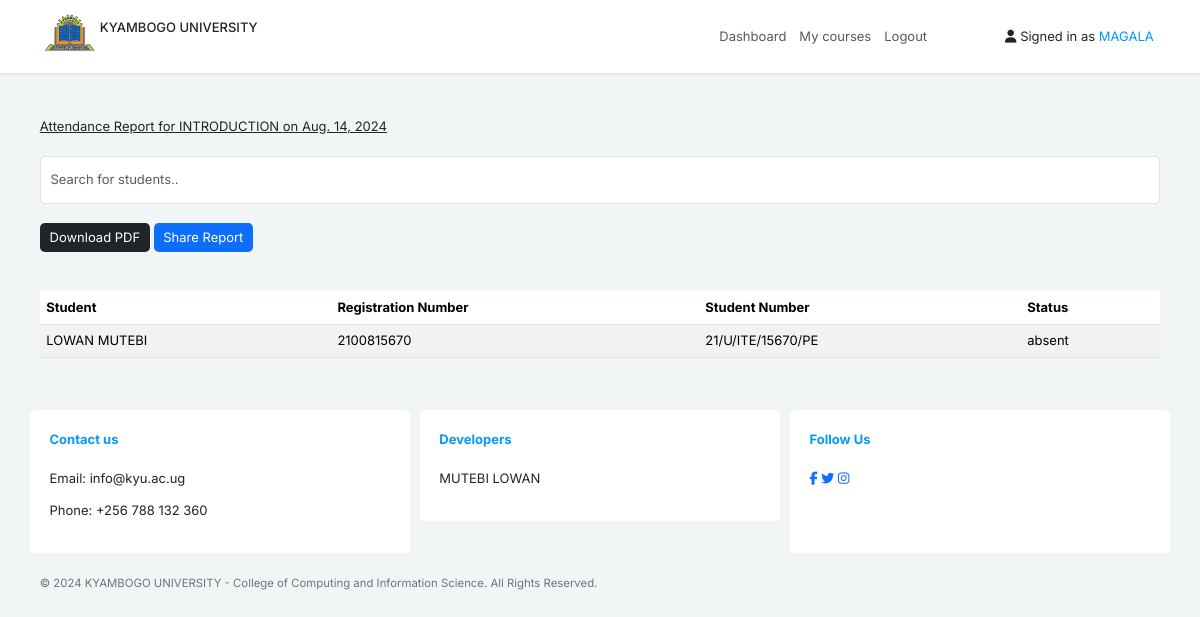
Screenshot of /lecturer/generate_attendance_report/1/ (signed in) with the database file from the repository.
### users/models.py (models this page shows, shortened)
class customUser(AbstractUser):
    is_student = models.BooleanField(default=False)
    is_lecturer = models.BooleanField(default=False)
    regNo = models.CharField(max_length=15)
    sNo = models.CharField(max_length=20, blank=True, null=True)
    sFirstName = models.CharField(max_length=50, blank=True, null=True)
    sLastName = models.CharField(max_length=50, blank=True, null=True)
    sMiddleName = models.CharField(max_length=50, blank=True, null=True)
    faculty_name = models.CharField(max_length=100, blank=True, null=True)
    course = models.CharField(max_length=100, choices=COURSE_CHOICES, default='BIST')
    Staff_ID = models.CharField(max_length=15)

### lecturer/models.py (models this page shows, shortened)
class Lecture(models.Model):
    course_unit = models.ForeignKey(CourseUnit, on_delete=models.CASCADE)
    title = models.CharField(max_length=100)
    date = models.DateField()
    start_time = models.TimeField(default=datetime.time(9, 0))  # Default time set to 9:00 AM
    duration = models.DurationField(default=datetime.timedelta(hours=2))  # Default duration set to 1 hour
    latitude = models.FloatField(default=0.3324)
    longitude = models.FloatField(default=32.5705)

### lecturer/views.py (the view)
# urls.py: path('generate_attendance_report/<int:lecture_id>/', views.generate_attendance_report, name='generate_attendance_report'),
@login_required
def generate_attendance_report(request, lecture_id):
    if request.user.is_lecturer:
        lecture = get_object_or_404(Lecture, id=lecture_id, course_unit__lecturer=request.user)
        course_unit = lecture.course_unit
        enrolled_students = Enrollment.objects.filter(course_unit=course_unit).values_list('student', flat=True)
        students = User.objects.filter(id__in=enrolled_students)
        attendance_records = Attendance.objects.filter(lecture=lecture)
        report = []
        for student in students:
            full_name = " ".join(filter(None, [student.sFirstName, student.sLastName]))
            attendance_record = attendance_records.filter(student=student).first()
            if attendance_record:
                status = attendance_record.status
            else:
                status = 'absent'
            print(report)
            report.append({
                'full_name': full_name,
                'regNo': student.regNo,
                'sNo': student.sNo,
                'status': status
            })
        return render(request, 'generate_attendance_report.html', {
            'lecture': lecture,
            'report': report
        })
    else:
        return redirect('users:lecturer_dashboard')

### users/templates/generate_attendance_report.html (shortened to what this page needs)
{% extends 'navbar.html' %}
{% load static %}
{% load crispy_forms_tags %}
    {% block content %}
    <div class="container mt-10" >
        <u>Attendance Report for {{ lecture.title }} on {{ lecture.date }}</u>
        <br><br>
        <input type="text" id="searchInput" class="form-control py-3" placeholder="Search for students.." onkeyup="searchFunction()">
        <div>
            <a href= '../../generate_attendance_report_pdf/{{lecture.id}}' class="btn btn-dark border-none my-4">Download PDF</a>
            <a href='../../../users/share_report/{{lecture.id}}' class="btn btn-primary border-none my-4">Share Report</a>
        </div>
        <br/>
        {% if report.count == 0 %}
        <p class="my-3">No records found</p>
        {% else %}
        <table class="table table-striped" id="attendanceTable">
            <thead>
                <tr>
                    <th>Student</th>
                    <th>Registration Number</th>
                    <th>Student Number</th>
                    <th>Status</th>
                </tr>
            </thead>
            <tbody>
                {% for record in report %}
                <tr>
                    <td>{{ record.full_name }}</td>
                    <td>{{ record.regNo }}</td>
                    <td>{{ record.sNo }}</td>
                    <td>{{ record.status }}</td>
                </tr>
                {% endfor %}
            </tbody>
        </table>
        {% endif %}
    </div>
    {% endblock content %}

### users/templates/navbar.html (shortened to what this page needs)
{% load static %}
<!DOCTYPE html>
<html lang="en">
<head>
    <link rel="stylesheet" href="{% static 'css/bootstrap.min.css'%}">
    <link rel="stylesheet" href="{% static 'css/styles.css'%}">
</head>
<body class="bg-pale">
<nav class="navbar py-2 bg-white shadow-sm fixed-top navbar-expand-lg navbar-light bg-light">
    <div class="container">
        <ul class="navbar-nav me-auto mb-2 mb-lg-0">
            <img src="{% static 'images/maklogo.png'%}" width="60px" height="60px" alt="">
            <h6 class="my-3 text-center">KYAMBOGO UNIVERSITY</h6>
        </ul>
        <div class="collapse navbar-collapse" id="navbarNav">
            <ul class="navbar-nav ms-auto">
                <li class="nav-item">
                    {% if user.is_lecturer %}
                    <a class="nav-link" href="{% url 'users:lecturer_dashboard' %}">Dashboard</a>
                    {% elif user.is_student %}
                    <a class="nav-link" href="{% url 'users:student_dashboard' %}">Dashboard</a>
                    {% endif %}
                </li>
                <li class="nav-item">
                    <a href="{% url 'Qrcode:select_course_unit' %}" class="nav-link">My courses</a>
                </li>
                <li class="nav-item">
                    <a class="nav-link" href="{% url 'users:logout' %}">Logout</a>
                </li>
                <li class="nav-item " style="margin-left: 5rem;">
                    <a class="nav-link text-dark" href="#"><i class="fas fa-user"></i>
                        Signed in as
                        <span style="color: rgb(5, 152, 251);">
                            {% if user.is_student %}
                            {{ user.sFirstName }}
                            {% else %}
                            {{user.username}}
                            {% endif %}
                        </span></a>
                </li>
            </ul>
        </div>
    </div>
</nav>
{% block content %}
{% endblock content %}
<footer class="">
    <div class="container  my-3 rounded py-5">
        <div class="row">
            <div class="col-md-4 bg-white rounded p-4">
                <b style="color: rgb(5, 152, 251);">Contact us</b>
                <br><br>
                <p>Email: info@kyu.ac.ug</p>
                <p>Phone: +256 788 132 360</p>
            </div>
            <div class="col-md-4 ">
                <div class="bg-white rounded p-4">
                    <b style="color: rgb(5, 152, 251);">Developers</b>
                    <br><br>
                    <ul class="list-unstyled">
                        <li class="mb-2">MUTEBI LOWAN</li>
                    </ul>
                </div>
            </div>
            <div class="col-md-4 bg-white rounded p-4">
                <b style="color: rgb(5, 152, 251);">Follow Us</b>
                <br><br>
                <div class="social-icons">
                    <a href="#"><i class="fab fa-facebook-f"></i></a>
                    <a href="#"><i class="fab fa-twitter"></i></a>
                    <a href="#"><i class="fab fa-instagram"></i></a>
                </div>
            </div>
        </div>
        <br/>
        <small class="text-secondary text-center">&copy; 2024 KYAMBOGO UNIVERSITY - College of Computing and Information Science. All Rights Reserved.</small>
    </div>
</footer>
</body>
</html>

### static/css/styles.css (style rules this page uses)
:root { --dark: #1D1A2F; --pale: #F2F5F6; --green: #1FCF6B; --white: white; }
* { font-size: 13px; font-family: "Inter"; }
.bg-pale { background-color: var(--pale); }
.bg-white { background-color: white; }
.mt-10 { margin-top: 8rem; }
.border-none { border: none; }

### rows the page displays
customUser: username "MAGALA"
Lecture: title "INTRODUCTION", date "Aug. 14, 2024"
customUser: regNo "2100815670", sNo "21/U/ITE/15670/PE"

### other values shown
{{ record.full_name }} "LOWAN MUTEBI"
{{ record.status }} "absent"
